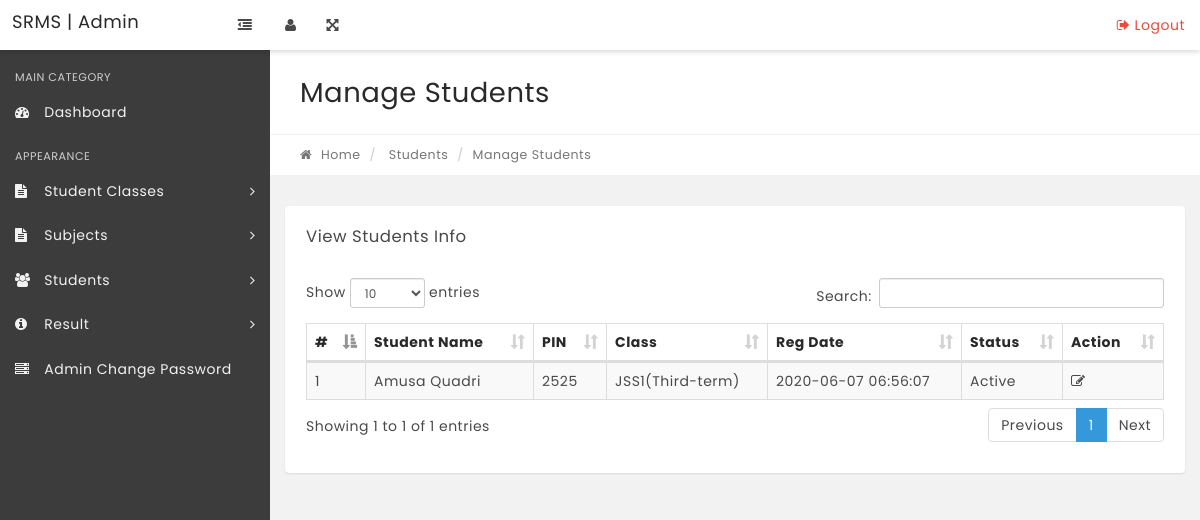
The app's page /manage-results.php, older data.
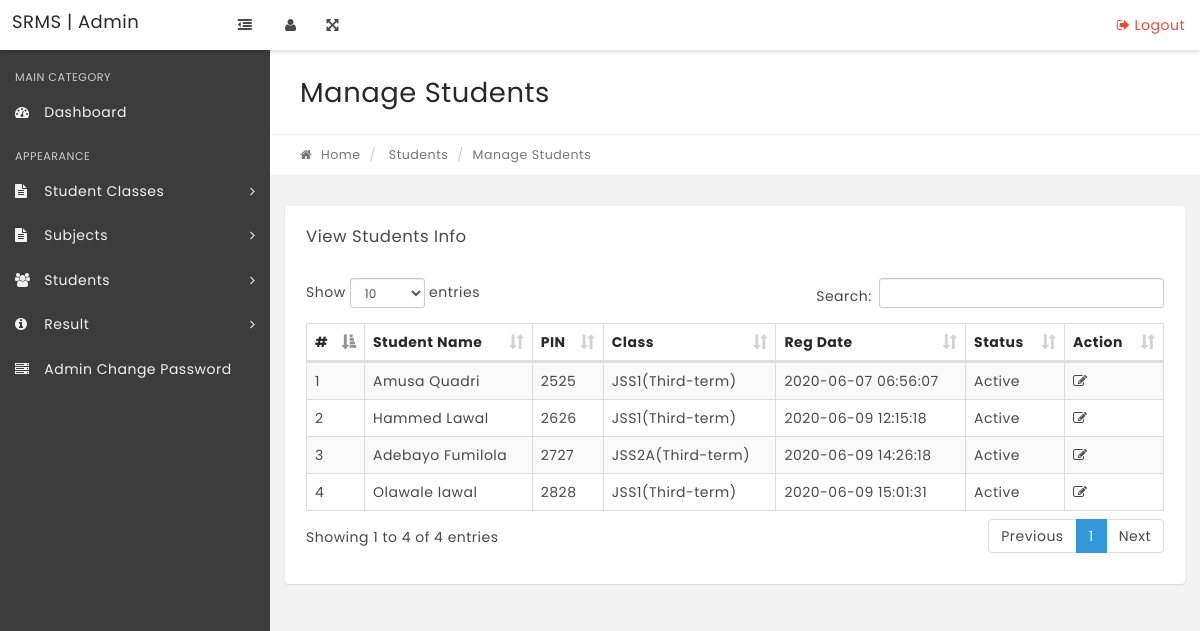
The same page, newer data.
### tables this page shows
CREATE TABLE IF NOT EXISTS `tblstudents` (
  `StudentId` int(11) NOT NULL AUTO_INCREMENT,
  `StudentName` varchar(100) NOT NULL,
  `AdmissionNumber` int(15) NOT NULL,
  `RollId` int(15) NOT NULL,
  `State` varchar(100) NOT NULL,
  `TelephoneNumber` varchar(15) NOT NULL,
  `Address` varchar(50) NOT NULL,
  `Sex` varchar(10) NOT NULL,
  `Age` varchar(100) NOT NULL,
  `Scores` int(11) NOT NULL,
  `image` varchar(200) NOT NULL,
  `ClassId` int(11) NOT NULL,
  `RegDate` timestamp NOT NULL DEFAULT CURRENT_TIMESTAMP,
  `UpdationDate` timestamp NULL DEFAULT NULL ON UPDATE CURRENT_TIMESTAMP,
  `Status` int(1) NOT NULL,
  PRIMARY KEY (`StudentId`)
);

### manage-results.php (the view, shortened to what this page needs)
<?php
include('includes/config.php');
if(strlen($_SESSION['alogin'])=="")
    {
    header("Location: index.php");
    }
    else{
?>
<!DOCTYPE html>
<html lang="en">
    <head>
        <link rel="stylesheet" href="css/bootstrap.min.css" media="screen" >
        <link rel="stylesheet" href="css/font-awesome.min.css" media="screen" >
        <link rel="stylesheet" href="css/animate-css/animate.min.css" media="screen" >
        <link rel="stylesheet" href="css/lobipanel/lobipanel.min.css" media="screen" >
        <link rel="stylesheet" href="css/prism/prism.css" media="screen" >
        <link rel="stylesheet" type="text/css" href="js/DataTables/datatables.min.css"/>
        <link rel="stylesheet" href="css/main.css" media="screen" >
    </head>
    <body class="top-navbar-fixed">
        <div class="main-wrapper">
   <?php include('includes/topbar.php');?>
            <div class="content-wrapper">
                <div class="content-container">
<?php include('includes/leftbar.php');?>
                    <div class="main-page">
                        <div class="container-fluid">
                            <div class="row page-title-div">
                                <div class="col-md-6">
                                    <h2 class="title">Manage Students</h2>
                                </div>
                            </div>
                            <div class="row breadcrumb-div">
                                <div class="col-md-6">
                                    <ul class="breadcrumb">
            							<li><a href="dashboard.php"><i class="fa fa-home"></i> Home</a></li>
                                        <li> Students</li>
            							<li class="active">Manage Students</li>
            						</ul>
                                </div>
                            </div>
                        </div>
                        <section class="section">
                            <div class="container-fluid">
                                <div class="row">
                                    <div class="col-md-12">
                                        <div class="panel">
                                            <div class="panel-heading">
                                                <div class="panel-title">
                                                    <h5>View Students Info</h5>
                                                </div>
                                            </div>
                                            <div class="panel-body p-20">
                                                <table id="example" class="display table table-striped table-bordered" cellspacing="0" width="100%">
                                                    <thead>
                                                        <tr>
                                                            <th>#</th>
                                                            <th>Student Name</th>
                                                            <th> PIN </th>
                                                            <th>Class</th>
                                                            <th>Reg Date</th>
                                                            <th>Status</th>
                                                            <th>Action</th>
                                                        </tr>
                                                    </thead>
                                                    <tbody>
<?php $sql = "SELECT  distinct tblstudents.StudentName,tblstudents.RollId,tblstudents.RegDate,tblstudents.StudentId,tblstudents.Status,tblclasses.ClassName,tblclasses.Exam from tblresult join tblstudents on tblstudents.StudentId=tblresult.StudentId  join tblclasses on tblclasses.id=tblresult.ClassId";
$query = $dbh->prepare($sql);
$query->execute();
$results=$query->fetchAll(PDO::FETCH_OBJ);
$cnt=1;
if($query->rowCount() > 0)
{
foreach($results as $result)
{   ?>
<tr>
 <td><?php echo htmlentities($cnt);?></td>
                                                            <td><?php echo htmlentities($result->StudentName);?></td>
                                                            <td><?php echo htmlentities($result->RollId);?></td>
                                                            <td><?php echo htmlentities($result->ClassName);?>(<?php echo htmlentities($result->Exam);?>)</td>
                                                            <td><?php echo htmlentities($result->RegDate);?></td>
                                                             <td><?php if($result->Status==1){
echo htmlentities('Active');
}
else{
   echo htmlentities('Blocked');
}
                                                                ?></td>
<td>
<a href="edit-result.php?stid=<?php echo htmlentities($result->StudentId);?>"><i class="fa fa-edit" title="Edit Record"></i> </a>
</td>
</tr>
<?php $cnt=$cnt+1;}} ?>
                                                    </tbody>
                                                </table>
                                            </div>
                                        </div>
                                    </div>
                                                </div>
                                            </div>
                                        </div>
                                    </div>
                                </div>
                            </div>
    </body>
</html>
<?php } ?>

### includes/topbar.php (shortened to what this page needs)
<nav class="navbar top-navbar bg-white box-shadow">
          	<div class="container-fluid">
                  <div class="row">
                      <div class="navbar-header no-padding">
              			<a class="navbar-brand" href="dashboard.php">
              			    SRMS | Admin
              			</a>
                          <span class="small-nav-handle hidden-sm hidden-xs"><i class="fa fa-outdent"></i></span>
              		</div>
              		<div class="collapse navbar-collapse" id="navbar-collapse-1">
              			<ul class="nav navbar-nav" data-dropdown-in="fadeIn" data-dropdown-out="fadeOut">
                              <li class="hidden-sm hidden-xs"><a href="#" class="user-info-handle"><i class="fa fa-user"></i></a></li>
                              <li class="hidden-sm hidden-xs"><a href="#" class="full-screen-handle"><i class="fa fa-arrows-alt"></i></a></li>
              			</ul>
              			<ul class="nav navbar-nav navbar-right" data-dropdown-in="fadeIn" data-dropdown-out="fadeOut">
              				    <li><a href="logout.php" class="color-danger text-center"><i class="fa fa-sign-out"></i> Logout</a></li>
              			</ul>
              		</div>
                  </div>
          	</div>
          </nav>

### includes/leftbar.php (shortened to what this page needs)
<div class="left-sidebar bg-black-300 box-shadow ">
                        <div class="sidebar-content">
                            <div class="user-info closed">
                            </div>
                            <div class="sidebar-nav">
                                <ul class="side-nav color-gray">
                                    <li class="nav-header">
                                        <span class="">Main Category</span>
                                    </li>
                                    <li>
                                        <a href="dashboard.php"><i class="fa fa-dashboard"></i> <span>Dashboard</span> </a>
                                    </li>
                                    <li class="nav-header">
                                        <span class="">Appearance</span>
                                    </li>
                                    <li class="has-children">
                                        <a href="#"><i class="fa fa-file-text"></i> <span>Student Classes</span> <i class="fa fa-angle-right arrow"></i></a>
                                    </li>
  <li class="has-children">
                                        <a href="#"><i class="fa fa-file-text"></i> <span>Subjects</span> <i class="fa fa-angle-right arrow"></i></a>
                                           <a href="manage-subjectcombination.php"><i class="fa fa-newspaper-o"></i> <span>Manage Subject Combination </span></a></li>
                                        </ul>
   <li class="has-children">
                                        <a href="#"><i class="fa fa-users"></i> <span>Students</span> <i class="fa fa-angle-right arrow"></i></a>
                                    </li>
<li class="has-children">
                                        <a href="#"><i class="fa fa-info-circle"></i> <span>Result</span> <i class="fa fa-angle-right arrow"></i></a>
                                        <li><a href="change-password.php"><i class="fa fa fa-server"></i> <span> Admin Change Password</span></a></li>
                                    </li>
                            </div>
                        </div>
                    </div>

Row changes from the older to the newer data that the page shows:
added tblstudents: StudentName "Hammed Lawal", RollId "2626", ClassName "JSS1", Exam "Third-term", RegDate "2020-06-09 12:15:18"
added tblstudents: StudentName "Adebayo Fumilola", RollId "2727", ClassName "JSS2A", Exam "Third-term", RegDate "2020-06-09 14:26:18"
added tblstudents: StudentName "Olawale lawal", RollId "2828", ClassName "JSS1", Exam "Third-term", RegDate "2020-06-09 15:01:31"
Text that changed along with them:
text written by a page script: "Show entries Search: Showing 1 to 1 of 1 entries Previous 1 Next" → "Show entries Search: Showing 1 to 4 of 4 entries Previous 1 Next"
